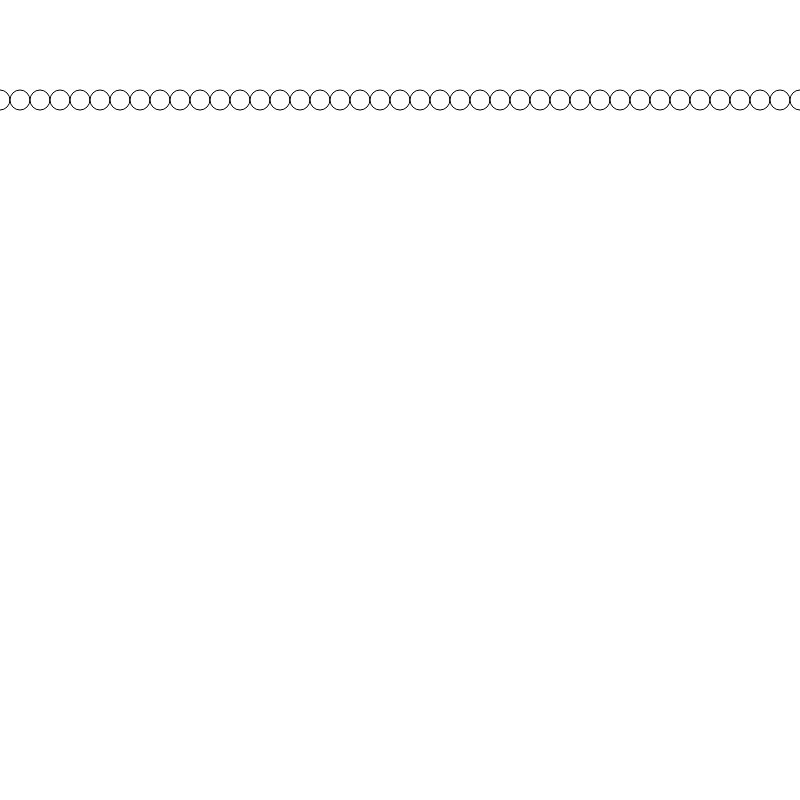
Frame 1 (no input)
Frame 60 (no input): identical to frame 1, image omitted
Frame 120 (the mouse pressed at the canvas centre since frame 60): identical to frame 1, image omitted

The p5.js sketch that drew this single still picture (run headless with seeded random() and noise() and a simulated clock; from frame 60 on, the mouse is pressed at the canvas centre):

// p5.js sketch
// ── sketch.js
        var num = 0;


function setup() {
    // put setup code here
    createCanvas(800, 800);
    
    while(num < width){
        ellipse(num*2, 100, 20, 20);
        num+=10;
    }
   
}

function draw() {

}
